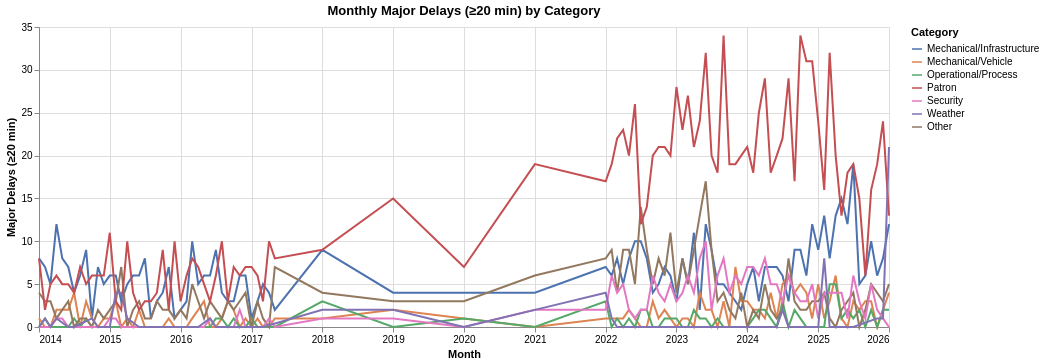

The notebook cell saved with this chart:
### Markdown cell above
## 3. Major Delays over Time by Category

### Code cell
alt.Chart(df).mark_line().encode(
    x=alt.X("date:T", title="Month"),
    y=alt.Y("major_delays:Q", title="Major Delays (≥20 min)"),
    color=alt.Color("category:N", title="Category", scale=color_scale),
    tooltip=[
        alt.Tooltip("date:T", title="Month", format="%b %Y"),
        "category",
        "major_delays",
    ],
).properties(
    title="Monthly Major Delays (≥20 min) by Category",
    width=850, height=300,
)

### Figure 1 — Vega-Lite specification as saved in the notebook (floating-point values rounded to 4 significant figures; data arrays with more than 128 entries replaced by an {"elided": "..."} marker saying what was removed)
{"config": {"view": {"continuousWidth": 300, "continuousHeight": 300}}, "data": {"name": "data-b46c1dbfac1a616e74730892e38baa82"}, "mark": {"type": "line"}, "encoding": {"color": {"field": "category", "scale": {"domain": ["Mechanical/Infrastructure", "Mechanical/Vehicle", "Operational/Process", "Patron", "Security", "Weather", "Other"], "range": ["#4C72B0", "#DD8452", "#55A868", "#C44E52", "#E377C2", "#8172B3", "#937860"]}, "title": "Category", "type": "nominal"}, "tooltip": [{"field": "date", "format": "%b %Y", "title": "Month", "type": "temporal"}, {"field": "category", "type": "nominal"}, {"field": "major_delays", "type": "quantitative"}], "x": {"field": "date", "title": "Month", "type": "temporal"}, "y": {"field": "major_delays", "title": "Major Delays (≥20 min)", "type": "quantitative"}}, "height": 300, "title": "Monthly Major Delays (≥20 min) by Category", "width": 850, "$schema": "https://vega.github.io/schema/vega-lite/v6.4.1.json", "datasets": {"data-b46c1dbfac1a616e74730892e38baa82": {"elided": "630 records"}}}
